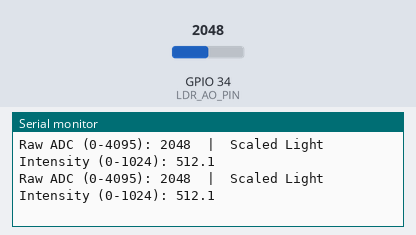
The sketch below on a simulated ESP32. Parts: the last lines printed to the serial monitor. The inputs (shaded band) are chosen by the test bench; at power-on: GPIO 34 (LDR_AO_PIN) = 2048.

Above: at 1.8 s.
1.9 s: GPIO 34 (LDR_AO_PIN) set to 2866
At 2.6 s:
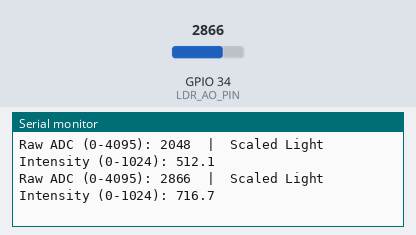
3.4 s: GPIO 34 (LDR_AO_PIN) set to 3603
At 4.8 s:
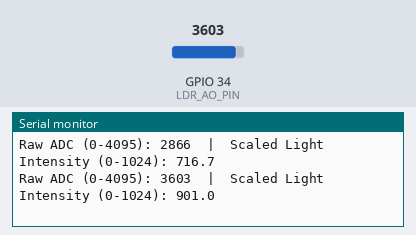
Timing chart, 0 to 6.4 s (numbered marks = the images above; inputs shaded):
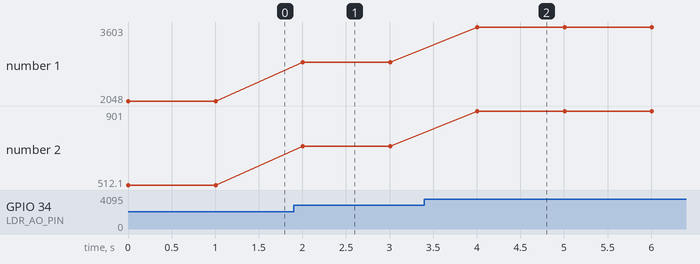

Measured:
- after the input at 1.9 s, the serial monitor: prints a new line after 0.11 s (image 1)
- after the input at 3.4 s, the serial monitor: prints a new line after 0.61 s (image 2)
- plotted number 1: 2048 → 2866 after the input at 1.9 s, 2866 → 3603 after the input at 3.4 s
- plotted number 2: 512.1 → 716.7 after the input at 1.9 s, 716.7 → 901 after the input at 3.4 s

The sketch:

02_test_ldr.ino
```cpp
/* ============================================================
   GreenGrid AI — Hardware Test 02: LDR Sensor Module (4-Pin)
   File: iot/tests/02_test_ldr.ino

   Hardware Connections:
   - LDR VCC -> ESP32 3.3V
   - LDR GND -> ESP32 GND
   - LDR AO  -> ESP32 GPIO 34 (Analog ADC1_CH6)
   - LDR DO  -> Unconnected (or GPIO 33 optional)
   ============================================================ */

#define LDR_AO_PIN 34

void setup() {
  Serial.begin(115200);
  Serial.println("\n--- GreenGrid AI: Test 02 - LDR Sensor Module ---");
  analogSetAttenuation(ADC_11db); // Full 0-3.3V range
}

void loop() {
  int rawADC = analogRead(LDR_AO_PIN);
  float lightIntensity = (rawADC / 4095.0) * 1024.0; // Scaled to 0-1024 range

  Serial.print("Raw ADC (0-4095): ");
  Serial.print(rawADC);
  Serial.print("  |  Scaled Light Intensity (0-1024): ");
  Serial.println(lightIntensity, 1);

  delay(1000);
}
```
